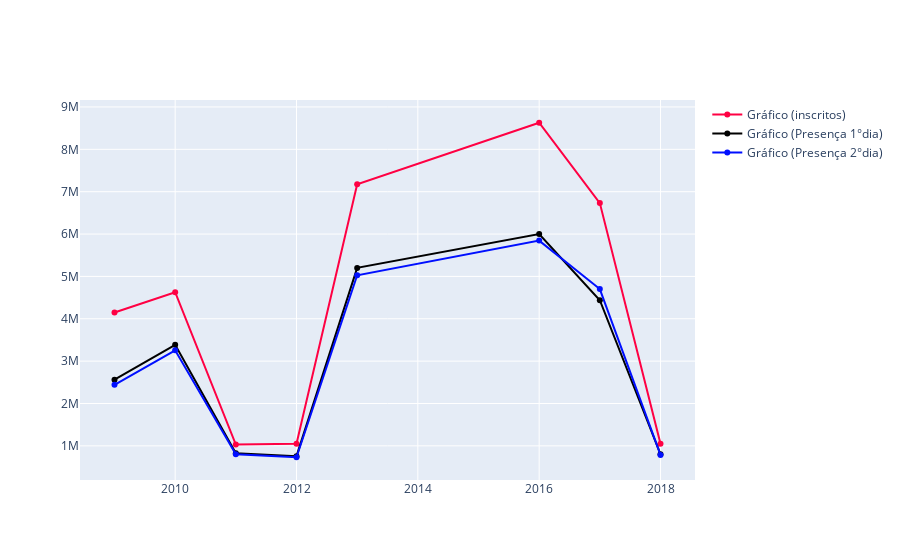

Notebook cell for this chart:
### Code cell
dftudo = go.Scatter(x = ['2009','2010','2011','2012','2013','2016','2017','2018'],
                y = [df2009inscritos, df2010inscritos, df2011inscritos, df2012inscritos, df2013inscritos, df2016inscritos, df2017inscritos, df2018inscritos],
                name = 'Gráfico (inscritos)',
                marker = {'color': '#ff0043'})
dftudo1 = go.Scatter(x = ['2009','2010','2011','2012','2013','2016','2017','2018'],
                y = [df2009dia1[1], df2010dia1[1], df2011dia1[1], df2012dia1[1], df2013dia1[1], df2016dia1[1], df2017dia1[1], df2018dia1[1]],
                name = 'Gráfico (Presença 1°dia)',
                marker = {'color': '#000000'})
dftudo2 = go.Scatter(x = ['2009','2010','2011','2012','2013','2016','2017','2018'],
                y =  [df2009dia2[1], df2010dia2[1], df2011dia2[1], df2012dia2[1], df2013dia2[1], df2016dia2[1], df2017dia2[1], df2018dia2[1]],
                name = 'Gráfico (Presença 2°dia)',
                marker = {'color': '#000fff'})


data = [dftudo, dftudo1, dftudo2]
py.iplot(data)

### Figure 1 — Plotly figure (JSON) as saved in the notebook; plotly's stock layout.template omitted (floating-point values rounded to 4 significant figures)
{"data": [{"marker": {"color": "#ff0043"}, "name": "Gráfico (inscritos)", "type": "scatter", "x": ["2009", "2010", "2011", "2012", "2013", "2016", "2017", "2018"], "y": [4148720, 4626094, 1029805, 1048574, 7173563, 8627367, 6731341, 1048575]}, {"marker": {"color": "#000000"}, "name": "Gráfico (Presença 1°dia)", "type": "scatter", "x": ["2009", "2010", "2011", "2012", "2013", "2016", "2017", "2018"], "y": [2561896, 3384763, 825769, 756827, 5201188, 5999126, 4437560, 802103]}, {"marker": {"color": "#000fff"}, "name": "Gráfico (Presença 2°dia)", "type": "scatter", "x": ["2009", "2010", "2011", "2012", "2013", "2016", "2017", "2018"], "y": [2441496, 3256165, 803435, 731278, 5027077, 5844971, 4701428, 785634]}], "layout": {}}
